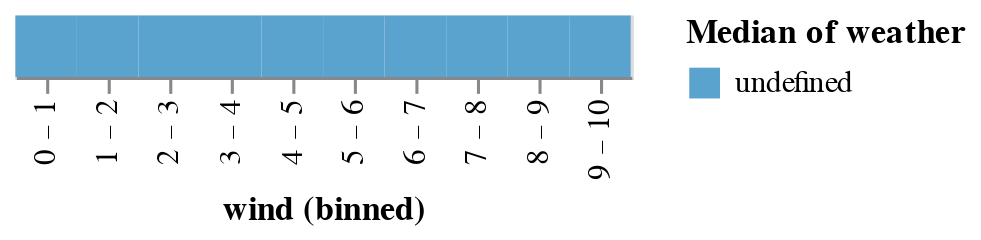
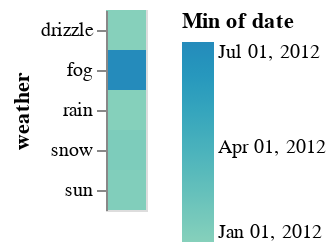

Notebook source saved alongside these figures, in order:
### Code cell
weight = 10
display(Markdown(f"**Weight for `rect_color_facet` preference: {weight}**"))
updated_draco = draco_with_updated_kb(pref_weight=weight)
recommendations = rec_from_generated_spec(
    marks=["rect"],
    fields=["weather", "date"],
    encoding_channels=["color"],
    draco=updated_draco,
)
# display_debug_data(draco=updated_draco, specs=recommendations)

### Figure 1 — Vega-Lite specification as saved in the notebook (floating-point values rounded to 4 significant figures; data arrays with more than 128 entries replaced by an {"elided": "..."} marker saying what was removed)
{"config": {"view": {"continuousWidth": 300, "continuousHeight": 300}}, "data": {"name": "data-6881b3c76720a51ecae2e2fb5659aff4"}, "mark": {"type": "rect"}, "encoding": {"color": {"aggregate": "median", "field": "weather", "type": "ordinal"}, "x": {"bin": {"maxbins": 10}, "field": "wind", "type": "ordinal"}}, "$schema": "https://vega.github.io/schema/vega-lite/v5.20.1.json", "datasets": {"data-6881b3c76720a51ecae2e2fb5659aff4": {"elided": "1461 records"}}}

### Figure 2 — Vega-Lite specification as saved in the notebook (floating-point values rounded to 4 significant figures; data arrays with more than 128 entries replaced by an {"elided": "..."} marker saying what was removed)
{"config": {"view": {"continuousWidth": 300, "continuousHeight": 300}}, "data": {"name": "data-6881b3c76720a51ecae2e2fb5659aff4"}, "mark": {"type": "rect"}, "encoding": {"color": {"aggregate": "min", "field": "date", "scale": {"type": "linear", "zero": true}, "type": "temporal"}, "y": {"field": "weather", "type": "ordinal"}}, "$schema": "https://vega.github.io/schema/vega-lite/v5.20.1.json", "datasets": {"data-6881b3c76720a51ecae2e2fb5659aff4": {"elided": "1461 records"}}}
